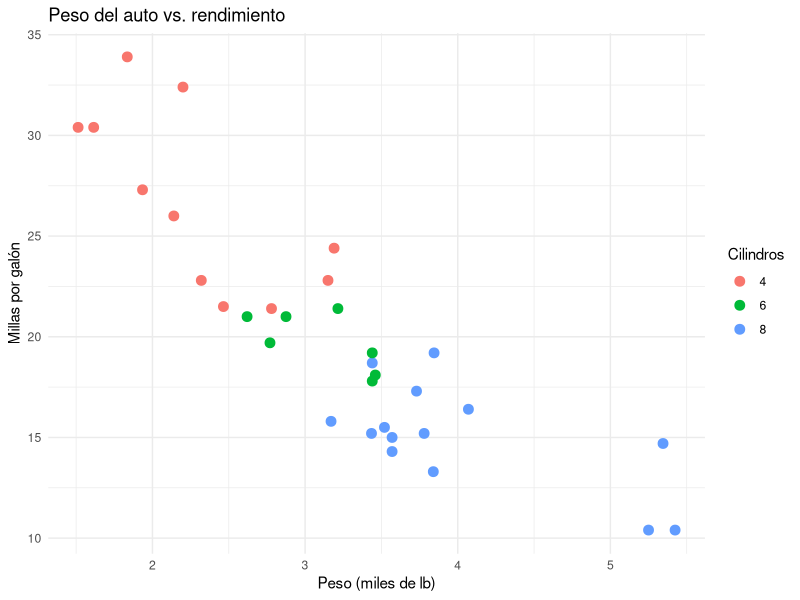

Generate this figure with R: (Note: this script raises an error after producing the figure.)
## ---- chunk 1
#| echo: false
#| message: false
library(dplyr)
library(ggplot2)

head(mtcars)
## ---- chunk 2
#| echo: false
#| warning: false
ggplot(mtcars, aes(x = wt, y = mpg, color = as.factor(cyl))) +
  geom_point(size = 3) +
  labs(
    title = "Peso del auto vs. rendimiento",
    x = "Peso (miles de lb)",
    y = "Millas por galón",
    color = "Cilindros"
  ) +
  theme_minimal()
## ---- chunk 3
#| echo: false
mtcars |>
  group_by(cyl) |>
  summarise(mpg_promedio = mean(mpg)) |>
  knitr::kable()
## ---- chunk 4
billboard |>
  pivot_longer(
    cols = starts_with("wk"),
    names_to = "week",
    names_prefix = "wk",
    values_to = "rank",
    values_drop_na = TRUE
  )
